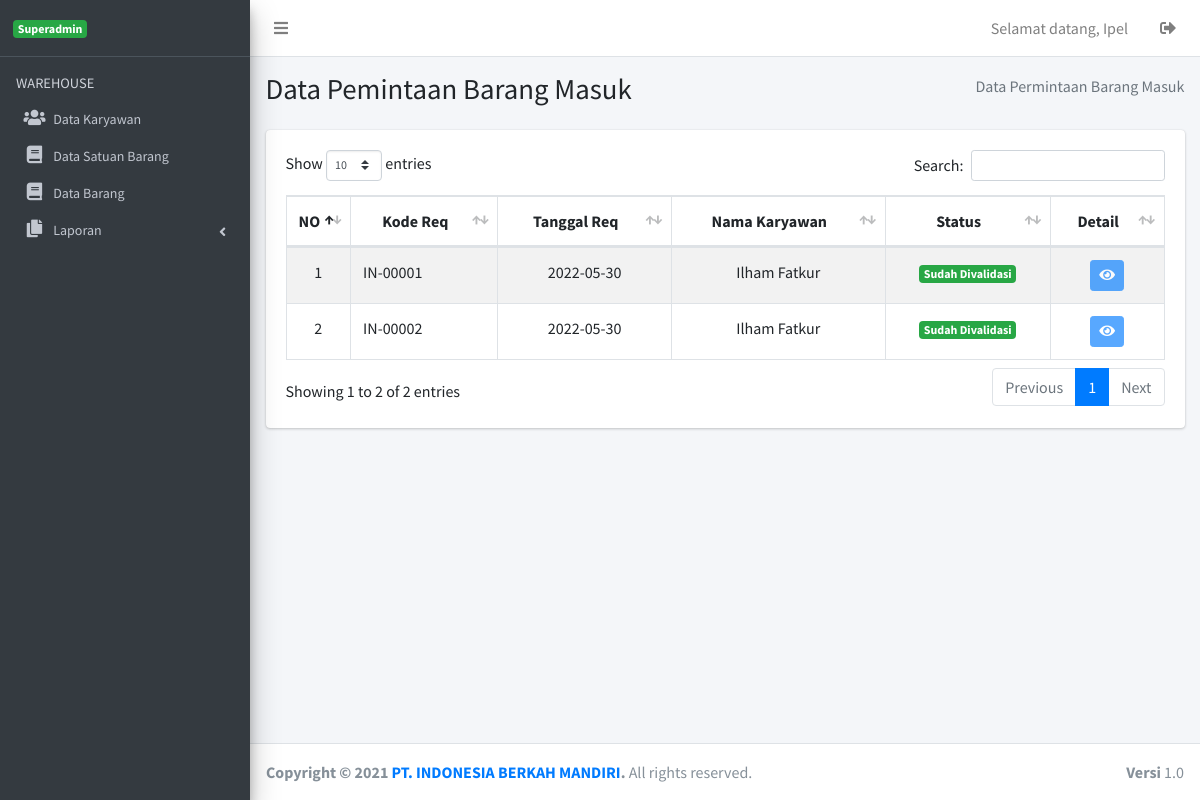
/halaman/menu-verifikasi-permintaan_in.php (signed in), run on the app's committed database.
### tables this page shows
CREATE TABLE `permintaan_barang_in` (
  `id_permintaan_brg_in` int(11) NOT NULL,
  `kode_permintaan_brg_in` varchar(50) NOT NULL,
  `date_permintaan_brg_in` date NOT NULL,
  `id_user` int(11) NOT NULL,
  `status_permintaan_brg_in` int(11) NOT NULL
);

CREATE TABLE `users` (
  `id_user` int(11) NOT NULL,
  `nama_user` varchar(255) NOT NULL,
  `alamat_user` varchar(255) NOT NULL,
  `telepon_user` varchar(20) NOT NULL,
  `email_user` varchar(255) NOT NULL,
  `username` varchar(255) NOT NULL,
  `password` varchar(255) NOT NULL,
  `type_user` int(11) NOT NULL
);

### halaman/menu-verifikasi-permintaan_in.php (the view, shortened to what this page needs)
<!DOCTYPE html>
<html>
<?php
if ((!isset($_SESSION['appks'])) || ($_SESSION['appks'] != true)) {
    echo '<script>window.location="../";</script>';
} else {
    include 'template/head.php';
?>
    <body class="hold-transition sidebar-mini layin-fixed">
        <div class="wrapper">
            <?php include 'template/navbar.php'; ?>
            <div class="content-wrapper">
                <section class="content-header">
                    <div class="container-fluid">
                        <div class="row mb-2">
                            <div class="col-sm-6">
                                <h1>Data Pemintaan Barang Masuk</h1>
                            </div>
                            <div class="col-sm-6">
                                <ol class="breadcrumb float-sm-right">
                                    <li class="breadcrumb-item active"> Data Permintaan Barang Masuk</li>
                                </ol>
                            </div>
                        </div>
                    </div>
                </section>
                <section class="content">
                    <div class="container-fluid">
                        <div class="row">
                            <div class="col-12 col-sm-12">
                                <div class="card">
                                    <div class="card-body">
                                        <table id="example1" class="table table-bordered table-striped">
                                            <thead>
                                                <tr>
                                                    <th width="5%">
                                                        <center>NO</center>
                                                    </th>
                                                    <th>
                                                        <center>Kode Req</center>
                                                    </th>
                                                    <th>
                                                        <center>Tanggal Req</center>
                                                    </th>
                                                    <th>
                                                        <center>Nama Karyawan</center>
                                                    </th>
                                                    <th>
                                                        <center>Status</center>
                                                    </th>
                                                    <th>
                                                        <center>Detail</center>
                                                    </th>
                                                </tr>
                                            </thead>
                                            <tbody>
                                                <?php
                                                $sql = "SELECT a.*, b.nama_user
                                                    FROM permintaan_barang_in a JOIN users b ON a.id_user = b.id_user
                                                    WHERE a.status_permintaan_brg_in IN ('0', '1')";
                                                $i = 1;
                                                $query = mysqli_query($conn, $sql);
                                                if (mysqli_num_rows($query) > 0) {
                                                    while ($row = mysqli_fetch_assoc($query)) {
                                                        if ($row['status_permintaan_brg_in'] == 0) {
                                                            $brg_sts_in = '<span class="right badge badge-warning">Belum Divalidasi</span>';
                                                            $statusprove = '';
                                                        } else {
                                                            $brg_sts_in = '<span class="right badge badge-success">Sudah Divalidasi</span>';
                                                            $statusprove = 'disabled';
                                                        }
                                                        echo '<tr>
                                                            <td align="center">' . $i++ . '</td>
                                                            <td align="">' . $row['kode_permintaan_brg_in'] . '</td>
                                                            <td align="center">' . $row['date_permintaan_brg_in'] . '</td>
                                                            <td align="center">' . $row['nama_user'] . '</td>
                                                            <td align="center">' . $brg_sts_in . '</td>
                                                            <td align="center" style="">
                                                                <form class="" action="detail-verifikasi-permintaan-barang-masuk.php" method="GET">
                                                                <input type="text" name="detail" value="' . md5($row['kode_permintaan_brg_in']) . '" hidden>
                                                                <input type="text" name="id" value="' . $row['id_permintaan_brg_in'] . '" hidden>
                                                                <button ' . $statusprove . ' class="btn btn-primary btn-sm" type="submit" name=""><i class="fa fa-eye"></i></button>
                                                                </form>
                                                            </td>
                                                            </tr>
                                                            ';
                                                    }
                                                } else {
                                                }
                                                ?>
                                            </tbody>
                                        </table>
                                    </div>
                                </div>
                            </div>
                        </div>
                    </div>
                </section>
            </div>
            <?php include 'template/footer.php';; ?>
        </div>
    </body>
<?php } ?>
</html>

### data on the page
permintaan_barang_in: kode_permintaan_brg_in "IN-00001", date_permintaan_brg_in "2022-05-30", id_user.nama_user "Ilham Fatkur", status_permintaan_brg_in "Sudah Divalidasi"
permintaan_barang_in: kode_permintaan_brg_in "IN-00002", date_permintaan_brg_in "2022-05-30", id_user.nama_user "Ilham Fatkur", status_permintaan_brg_in "Sudah Divalidasi"

### other printed values
$_SESSION['appks'] "Ipel"
